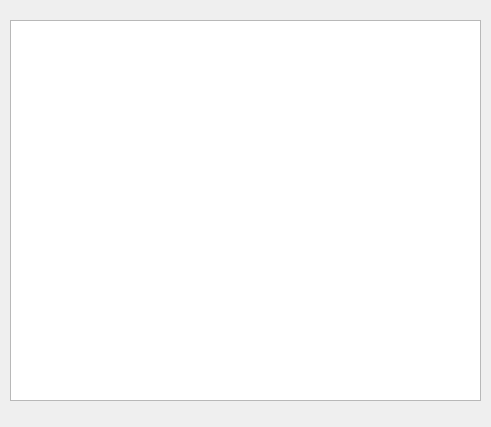
<?xml version="1.0" encoding="UTF-8"?>
<ui version="4.0">
 <class>clientwindow</class>
 <widget class="QDialog" name="clientwindow">
  <property name="geometry">
   <rect>
    <x>0</x>
    <y>0</y>
    <width>491</width>
    <height>427</height>
   </rect>
  </property>
  <property name="windowTitle">
   <string>Client</string>
  </property>
  <widget class="QTableView" name="tableView">
   <property name="geometry">
    <rect>
     <x>10</x>
     <y>20</y>
     <width>471</width>
     <height>381</height>
    </rect>
   </property>
  </widget>
 </widget>
 <resources/>
 <connections/>
</ui>
